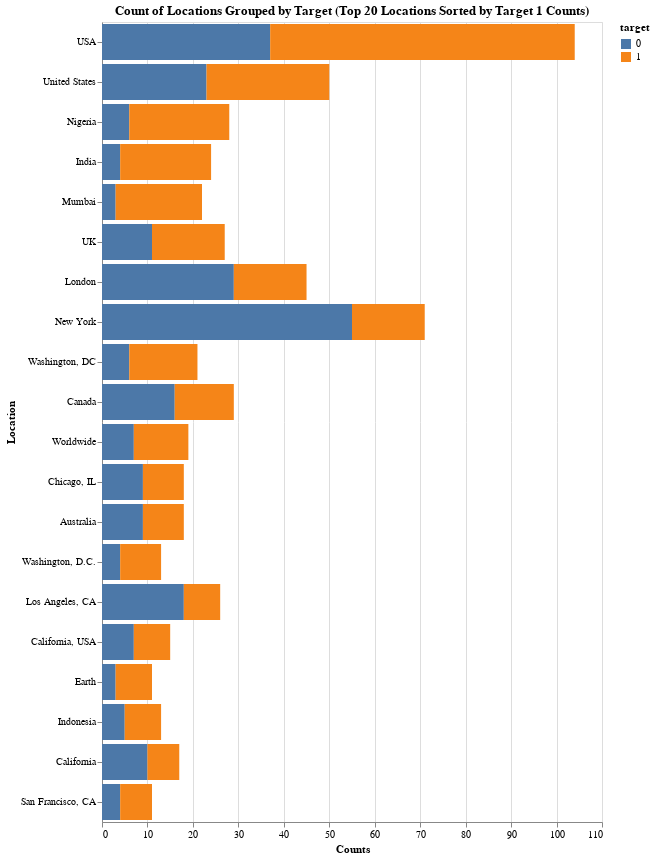

Notebook code cell kept with this figure:
### Markdown cell above
#### 1.3.2 **Location** barchart
* We can inspect the distribution's from barchart's of both disaster and non-disaster tweets to see what is the most likely location's of the tweets.

### Code cell
location_target_counts = df_train.groupby(['location', 'target']).size().reset_index(name='counts')

top_locations = (
    location_target_counts[location_target_counts['target'] == 1]
    .sort_values(by='counts', ascending=False)
    .head(20)
    ['location']
    .tolist()
)
filtered_data = location_target_counts[location_target_counts['location'].isin(top_locations)]

chart = alt.Chart(filtered_data).mark_bar().encode(
    y=alt.Y('location:N', sort=top_locations, title='Location'),
    x=alt.X('counts:Q', title='Counts'),
    color='target:N',  
    tooltip=['location', 'target', 'counts']  
).properties(
    width=500,
    height=800,  
    title='Count of Locations Grouped by Target (Top 20 Locations Sorted by Target 1 Counts)'
)
chart.display()
chart.save("count_of_location_grouped_by_target_top20.html")

### Figure 1 — Vega-Lite specification as saved in the notebook (floating-point values rounded to 4 significant figures)
{"config": {"view": {"continuousWidth": 300, "continuousHeight": 300}}, "data": {"name": "data-3b2718ba5fa90dc26083bcf37b54e9da"}, "mark": {"type": "bar"}, "encoding": {"color": {"field": "target", "type": "nominal"}, "tooltip": [{"field": "location", "type": "nominal"}, {"field": "target", "type": "quantitative"}, {"field": "counts", "type": "quantitative"}], "x": {"field": "counts", "title": "Counts", "type": "quantitative"}, "y": {"field": "location", "sort": ["USA", "United States", "Nigeria", "India", "Mumbai", "UK", "London", "New York", "Washington, DC", "Canada", "Worldwide", "Chicago, IL", "Australia", "Washington, D.C.", "Los Angeles, CA", "California, USA", "Earth", "Indonesia", "California", "San Francisco, CA"], "title": "Location", "type": "nominal"}}, "height": 800, "title": "Count of Locations Grouped by Target (Top 20 Locations Sorted by Target 1 Counts)", "width": 500, "$schema": "https://vega.github.io/schema/vega-lite/v5.8.0.json", "datasets": {"data-3b2718ba5fa90dc26083bcf37b54e9da": [{"location": "Australia", "target": 0, "counts": 9}, {"location": "Australia", "target": 1, "counts": 9}, {"location": "California", "target": 0, "counts": 10}, {"location": "California", "target": 1, "counts": 7}, {"location": "California, USA", "target": 0, "counts": 7}, {"location": "California, USA", "target": 1, "counts": 8}, {"location": "Canada", "target": 0, "counts": 16}, {"location": "Canada", "target": 1, "counts": 13}, {"location": "Chicago, IL", "target": 0, "counts": 9}, {"location": "Chicago, IL", "target": 1, "counts": 9}, {"location": "Earth", "target": 0, "counts": 3}, {"location": "Earth", "target": 1, "counts": 8}, {"location": "India", "target": 0, "counts": 4}, {"location": "India", "target": 1, "counts": 20}, {"location": "Indonesia", "target": 0, "counts": 5}, {"location": "Indonesia", "target": 1, "counts": 8}, {"location": "London", "target": 0, "counts": 29}, {"location": "London", "target": 1, "counts": 16}, {"location": "Los Angeles, CA", "target": 0, "counts": 18}, {"location": "Los Angeles, CA", "target": 1, "counts": 8}, {"location": "Mumbai", "target": 0, "counts": 3}, {"location": "Mumbai", "target": 1, "counts": 19}, {"location": "New York", "target": 0, "counts": 55}, {"location": "New York", "target": 1, "counts": 16}, {"location": "Nigeria", "target": 0, "counts": 6}, {"location": "Nigeria", "target": 1, "counts": 22}, {"location": "San Francisco, CA", "target": 0, "counts": 4}, {"location": "San Francisco, CA", "target": 1, "counts": 7}, {"location": "UK", "target": 0, "counts": 11}, {"location": "UK", "target": 1, "counts": 16}, {"location": "USA", "target": 0, "counts": 37}, {"location": "USA", "target": 1, "counts": 67}, {"location": "United States", "target": 0, "counts": 23}, {"location": "United States", "target": 1, "counts": 27}, {"location": "Washington, D.C.", "target": 0, "counts": 4}, {"location": "Washington, D.C.", "target": 1, "counts": 9}, {"location": "Washington, DC", "target": 0, "counts": 6}, {"location": "Washington, DC", "target": 1, "counts": 15}, {"location": "Worldwide", "target": 0, "counts": 7}, {"location": "Worldwide", "target": 1, "counts": 12}]}}
